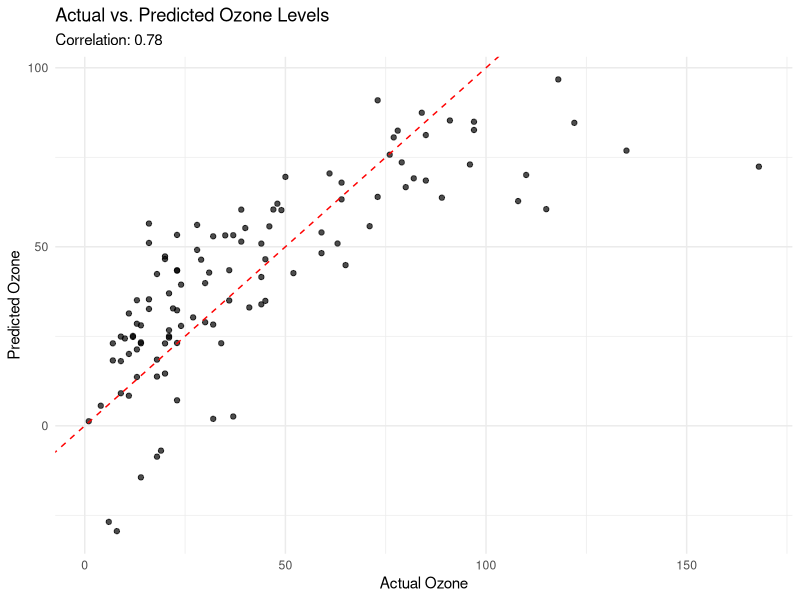
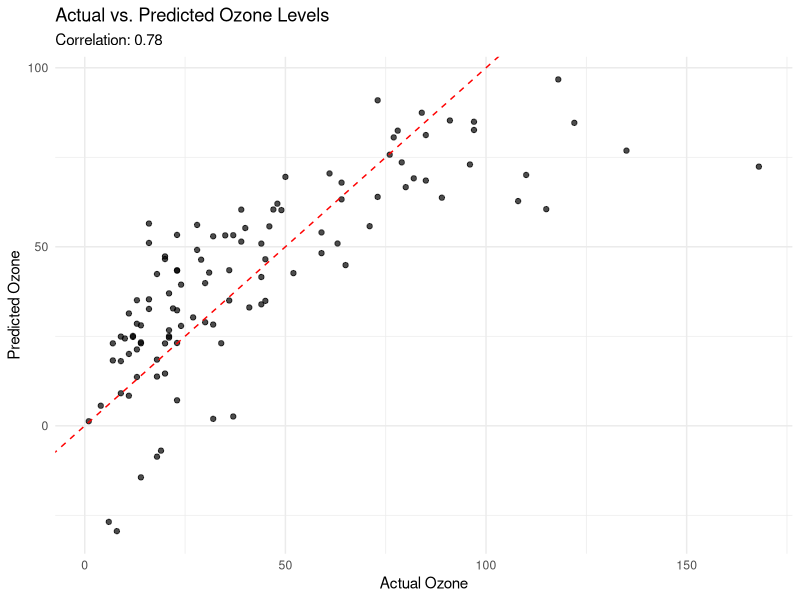

Write R code to recreate these figures, in order.
# Name: Kelbi Hall
# Date: 2025-02-26
# Purpose: ESS 330 - Analyze and Predict Ozone Levels using Linear Regression

# Load necessary libraries
library(tidyverse)
library(broom)
library(ggplot2)

# Load the airquality dataset
data("airquality")

# Step 1: Clean the data (Remove missing Ozone values)
cleaned_data <- airquality %>% drop_na(Ozone)

# Step 2: Fit a Linear Model to predict Ozone using Solar Radiation, Wind, and Temperature
ozone_model <- lm(Ozone ~ Solar.R + Wind + Temp, data = cleaned_data)

# Step 3: Extract R-squared value and explain it
r_squared <- summary(ozone_model)$r.squared
cat("The R² value is", round(r_squared, 2), "indicating that", 
    round(r_squared * 100, 1), "% of the variation in Ozone levels is explained 
    by Solar Radiation, Wind, and Temperature.\n")

# Step 4: Use broom::augment() to generate predictions
augmented_data <- augment(ozone_model)

# Step 5: Compute the correlation between actual and predicted Ozone values
correlation <- cor(augmented_data$Ozone, augmented_data$.fitted, use = "complete.obs")

# Step 6: Create a scatter plot of Actual vs. Predicted Ozone levels
ozone_plot <- ggplot(augmented_data, aes(x = Ozone, y = .fitted)) +
  geom_point(alpha = 0.7) +  # Scatter plot points
  geom_abline(intercept = 0, slope = 1, color = "red", linetype = "dashed") +  # 1:1 reference line
  labs(
    title = "Actual vs. Predicted Ozone Levels",
    x = "Actual Ozone",
    y = "Predicted Ozone",
    subtitle = paste("Correlation:", round(correlation, 2))
  ) +
  theme_minimal()

# Step 7: Display the plot
print(ozone_plot)

# Step 8: Save the plot to the img directory
if (!dir.exists("img")) {
  dir.create("img")
}

ggsave("img/actual_vs_predicted_ozone.png", plot = ozone_plot, width = 8, height = 6)

# End of script
